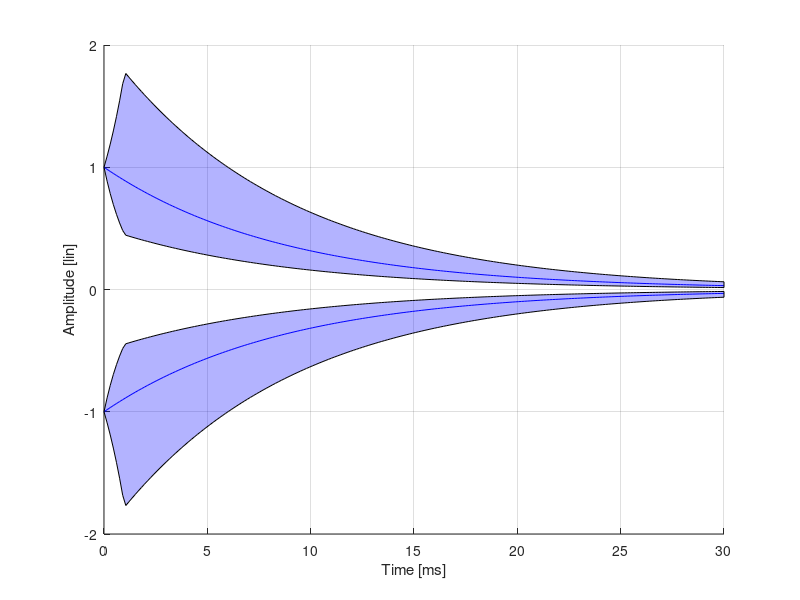

MATLAB code to generate this figure:
% plot exponentialDecay curve
clear; clc; close all;
fileName = mfilename;

fs = 48000;
timeInMs = 30;
numberTimePoints = 200;

totalDecayDB = -30;
deviationDB = 6;

time = linspace(0,timeInMs,numberTimePoints)';
fadeGain = interp1([0,1,40],[0,1,1]*deviationDB,time);

expGain = db2mag( linspace(0,totalDecayDB,numberTimePoints) )';
expGainUpper = db2mag( linspace(0,totalDecayDB,numberTimePoints)' + fadeGain);
expGainLower = db2mag( linspace(0,totalDecayDB,numberTimePoints)' - fadeGain);


%% plot
figure(1); hold on; grid on;

ttt = [time; flipud(time)];
ccc = [expGainUpper; flipud(expGainLower)];

plot(time, expGain, 'b')
plot(time, -expGain, 'b')
fill(ttt,ccc ,'b','FaceAlpha',0.3);
fill(ttt,-ccc ,'b','FaceAlpha',0.3);

xlabel('Time [ms]');
ylabel('Amplitude [lin]')



